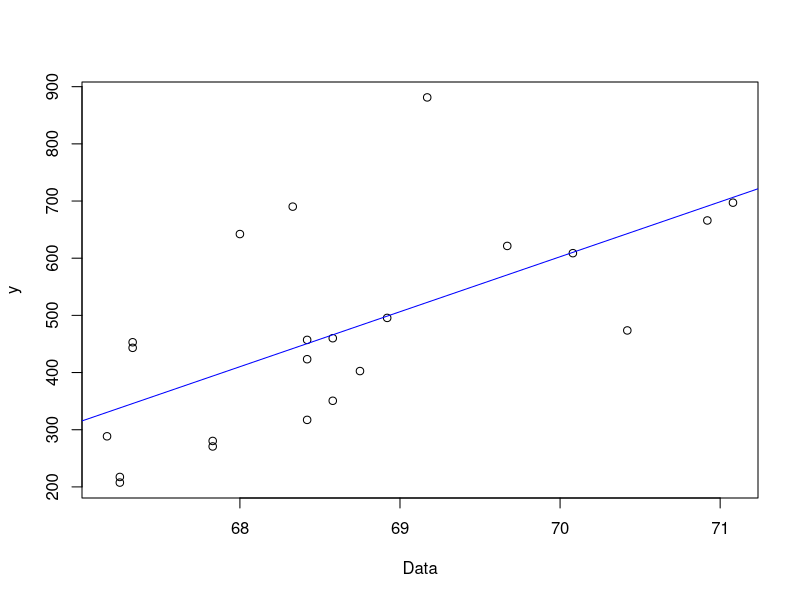

Write R code to recreate this figure. (Note: this script raises an error after producing the figure.)
#
# ML: regressao linear simples
#
setwd("/Users/Lindice/Desktop/R-Study/RegressaoLinear")
#
# Leitura da base de dados e analise

base <- read.csv('nuclear.csv')
View(base)
str(base)


##############################################################
#
# ETAPA: Mineracao de dados 
#
#############################################################

#
# Divisao da base entre treinamento e teste
#
install.packages("caTools")
library(caTools)
set.seed(1)             #gera uma matrix aleatória de dados igual para todos terem os mesmos registros nas bases divididas

divisao <- sample.split(base$date, SplitRatio = 0.70)
base_treinamento <- subset(base, divisao == TRUE)
base_teste <- subset(base, divisao == FALSE)
View(base_treinamento)
View(base_teste)

#
# Geracao do modelo preditivo -> regressao linear simples
#
correlacao <- cor(base$cost, base$date)   # analise de correlação 
correlacao

regressao <- lm(formula = cost ~ date, data = base_treinamento)
regressao

summary(regressao) # possivel ver a acurácia na base de treinamento

plot(base_treinamento$cost ~ base_treinamento$date, xlab = "Data", ylab = "y")
abline(regressao, col = 'blue')
#
# Avaliacao do modelo
#
previsoes <- predict(regressao, newdata = base_teste[6])
View(previsoes)

# diferenca entre o valor real e o calculado para cada linha
diferenca <- abs(base_teste[3] - previsoes)
View(diferenca)

# media de diferenca: pode ser para + ou para -
mean(diferenca$cost)

# acurácia do modelo na base de teste
#install.packages('miscTools')
library(miscTools)
acuracia <- rSquared(base_teste$cost, resid = base_teste$cost - previsoes)
acuracia
